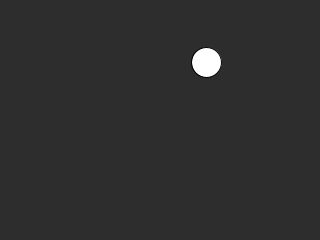
Frame 1 (no input)
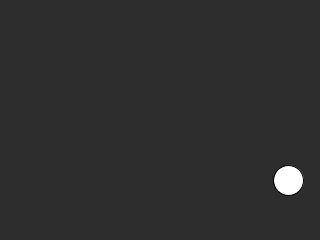
Frame 60 (the mouse pressed at the canvas centre just before this capture)
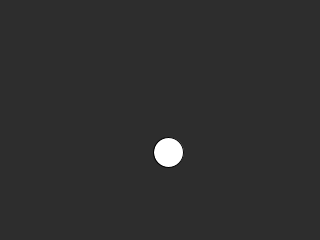
Frame 120 (the mouse held since frame 60 and released just before this capture)

The Processing sketch that drew these frames (run headless with seeded random() and noise(); from frame 60 on, the mouse is pressed at the canvas centre):

// Processing sketch: Aufgabe_2_a
// ── Aufgabe_2_a.pde
Ball meinBall;

 
void setup () {
  meinBall=new Ball();
  size(320, 240);
  smooth ();
  
}
 
void draw () {
  background (45);
  meinBall.zeichnen();
  meinBall.bewegen();
}

class Ball{


float xGeschwindigkeit = 2;
float yGeschwindigkeit = 2;
float durchmesser = 30;
float a=(random(0, width));
float b=(random(0, height));

  
 void bewegen(){
   
  
  if (a > width - durchmesser / 2) {
    xGeschwindigkeit = xGeschwindigkeit * -1;
  }
  if (a < durchmesser / 2) {
    xGeschwindigkeit = xGeschwindigkeit * -1;
  }
  if (b > height - durchmesser / 2) {
    yGeschwindigkeit = yGeschwindigkeit * -1;
  }
  if (b < durchmesser / 2) {
    yGeschwindigkeit = yGeschwindigkeit * -1;
  }
  a = a + xGeschwindigkeit;
  b = b + yGeschwindigkeit;
 }
 
 void zeichnen(){
  
  ellipse (a, b, durchmesser, durchmesser);
 }
}
